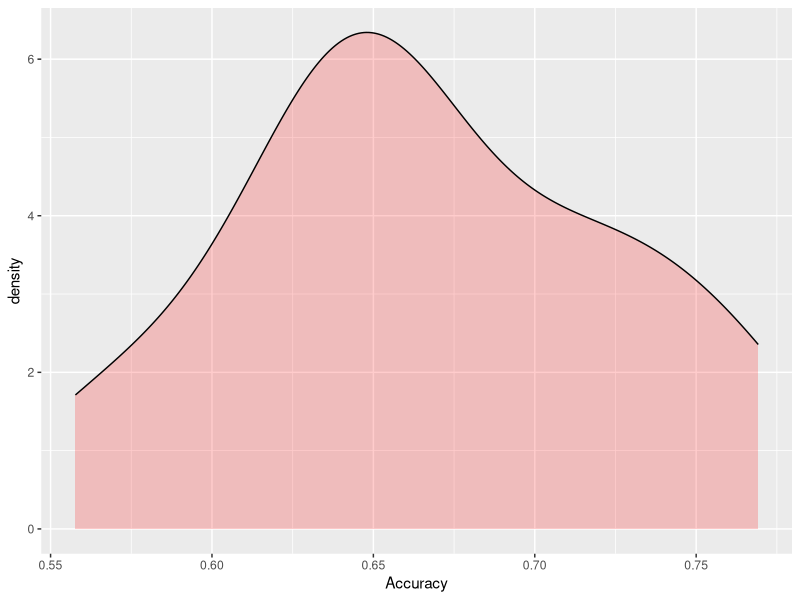

The R source for this figure:
## ---- chunk 1
# Install and load the caret package
library(caret)

# Bring the sonar dataset into our environment
library(mlbench)
data("Sonar")
# We'll take a subset of these sonar columns
Sonar <- Sonar[, c(1:20, 61)]

library(Metrics)
library(tidyverse)
## ---- chunk 2
data.split <- createDataPartition(Sonar$Class, p = .75, list = F)
# Index Sonar by data.split to get a training and testing set
training <- Sonar[data.split, ]
testing <- Sonar[-data.split, ]
## ---- chunk 3
set.seed(1234)
sonar.glm.cv <- train(Class ~ ., data = training,
                      method = "glm", family = "binomial",
                      trControl = trainControl(method = "repeatedcv",
                                               repeats = 5, number = 3,
                                               savePredictions = T))
## ---- chunk 4
ggplot(data = sonar.glm.cv$resample, aes(x = Accuracy)) +
  geom_density(alpha = .2, fill="red")
## ---- chunk 5
# Calling predict on the caret output brings back class predictions
class.predictions <- predict(sonar.glm.cv, newdata = testing)
## ---- chunk 6
confusionMatrix(data = class.predictions, reference = testing$Class,
                positive = "R")
